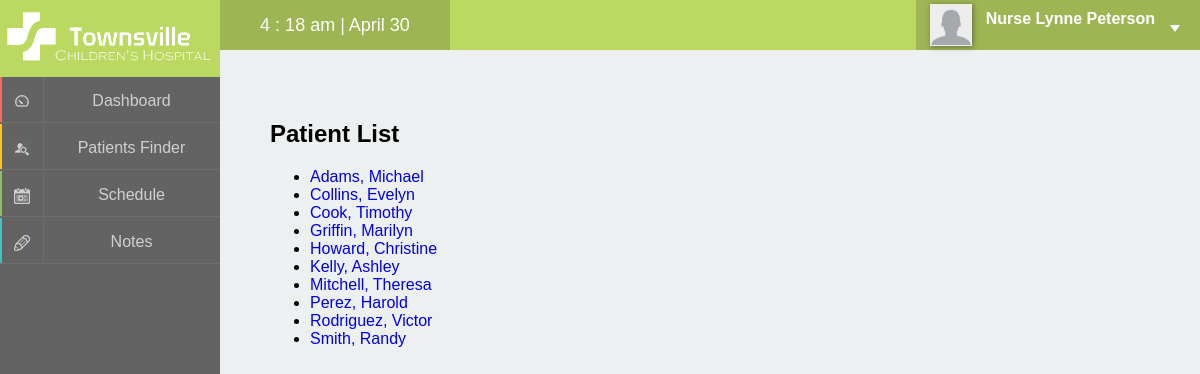
The page /pages/patients.php (signed in) on the database as committed earlier.
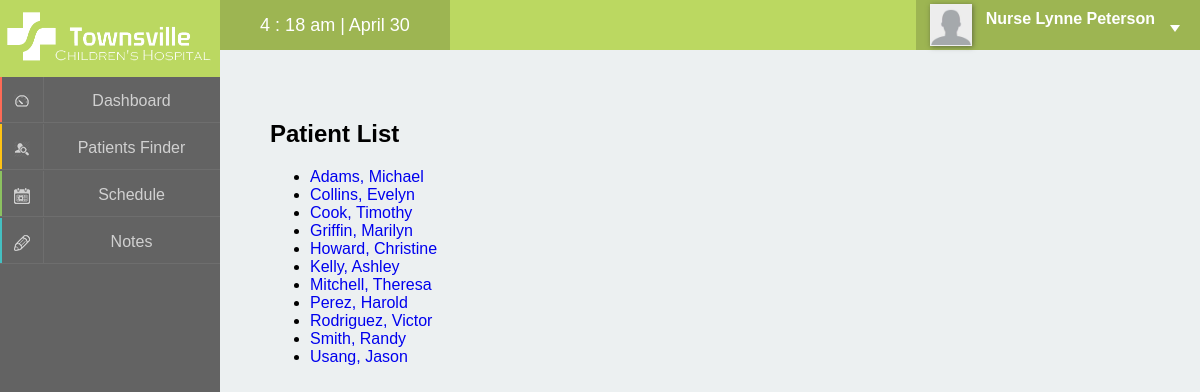
The same page on the database as committed later.
### tables this page shows
CREATE TABLE IF NOT EXISTS `patients` (
  `patientID` int(7) unsigned zerofill NOT NULL AUTO_INCREMENT,
  `firstName` varchar(40) NOT NULL,
  `lastName` varchar(40) NOT NULL,
  `DOB` date NOT NULL,
  `bloodType` enum('O+','O-','A+','A-','B+','B-','AB+','AB-') NOT NULL,
  `previousNotes` text,
  `guardianID` int(7) unsigned zerofill DEFAULT NULL,
  PRIMARY KEY (`patientID`),
  KEY `guardianID` (`guardianID`)
);

### pages/patients.php (the view, shortened to what this page needs)
<?php
	include '../inc/panel.php';
?>
<section>
	<div class="container">
		<div class="login">
			<h1>Patient List</h1>
			<p><ul>
			<?php
				$sql = "SELECT patientID, firstName, lastName
						FROM patients
						ORDER BY lastName ASC";
				$result = mysql_query($sql);
				while ($row = mysql_fetch_assoc($result)) {
					echo "<li><a href='patientview.php?patient={$row['patientID']}'>{$row['lastName']}, {$row['firstName']}</a></li>";
				}
			?>
			</ul></p>
		</div>
	</div>
</section>

### inc/panel.php (shortened to what this page needs)
<!DOCTYPE html PUBLIC "-//W3C//DTD XHTML 1.0 Transitional//EN" "http://www.w3.org/TR/xhtml1/DTD/xhtml1-transitional.dtd">
<html xmlns="http://www.w3.org/1999/xhtml" xml:lang="en" lang="en">
<head>
	<link type="text/css" rel="stylesheet" href="../css/panel.css" media="screen" />
	<link type="text/css" rel="stylesheet" href="../css/patientsfinder.css" media="screen" />
</head>
<body onload="load()">
<div class="header">
	<div class="logo">
		<img src="../images/logo_white.png" alt="logo" />
	</div>
	<div class="timer">
		<span id="clock"></span>
	</div>
	<div class="profile">
		<div class="pic">
			<?php echo $_SESSION['photo']; ?>
		</div>
		<div class="name">
			<?php
				$staffID = $_SESSION['user'];
				$sql = "SELECT staffID, title
						FROM staff
						WHERE staffID = '$staffID'";
				$result = mysql_query($sql);
				$row = mysql_fetch_assoc($result);
				echo "<span class='title'>";
				if ($row['title'] == 1) {
					echo "Dr. ";
				} else if ($row['title'] == 2) {
					echo "Nurse ";
				} else if ($row['title'] == 3) {
					echo "Med Tech. ";
				} else if ($row['title'] == 4) {
					echo "Rec. ";
				} else if ($row['title'] == 5) {
					echo "Admin ";
				}
				echo $_SESSION['name'] . " " . $_SESSION['lname'] . "</span> <br />";
			?>
		</div>
		<div class="triangle1"></div>
	</div>
</div>
<div class="panal">
 <a href="home.php" id="m1">
 <div class="layer effect">
 	<div class="mask"></div>
 	<div class="icon">
 		<img src="../images/i1s.png" alt="dashboardICON" />
 	</div>
 	<div class="lable">
 		<span>Dashboard</span>
 	</div>
 </div></a>
  <a href="patientsfinder.php" id="m2">
  <div class="layer effect">
 	<div class="mask"></div>
 	<div class="icon">
 		<img src="../images/i2s.png" alt="patientsICON" />
 	</div>
 	<div class="lable">
 		<span>Patients Finder</span>
 	</div>
 </div></a>
  <a href="#" id="m3">
   <div class="layer effect">
 	<div class="mask"></div>
 	<div class="icon">
 		<img src="../images/i3s.png" alt="scheduleICON" />
 	</div>
 	<div class="lable">
 		<span>Schedule</span>
 	</div>
 </div></a>
    <a href="#" id="m4">
    	<div class="layer effect" id="m4">
 			<div class="mask"></div>
 			<div class="icon">
 				<img src="../images/i4s.png" alt="noteICON" />
 			</div>
 			<div class="lable">
 				<span>Notes</span>
 			</div>
 		</div>
 	</a>
</div>
<div class="content">

### css/panel.css (style rules this page uses)
html, body { margin : 0; padding : 0; height: 100%; background-color: #636363; font-family: "proxima-nova-1","proxima-nova-2",arial,helvetica,sans-serif; }
a { text-decoration: none; }
.header { position: relative; width:100%; height: 50px; background-color: #bbd861; z-index: 10; }
.logo { width:220px; height: 50px; }
.logo img { position: relative; padding-top: 7px; height: 60px; z-index: 11; }
.timer { position: relative; left: 220px; top: -50px; height: 50px; background-color: #9db552; width: 230px; text-align: center; }
.timer span { position: relative; color: white; font-size: 18px; top: 15px; }
.profile { position: relative; right: 0; top: -100px; float: right; height: 50px; background-color: #9db552; cursor: pointer; }
.pic { position: relative; float:left; width: 50px; height: 50px; text-align: center; padding-top: 4px; padding-left: 10px; }
.pic img { width: 40px; height: 40px; border: 1px solid #eee; -webkit-box-shadow: 1px 1px 5px 0px rgba(50, 50, 50, 0.55); -moz-box-shadow: 1px 1px 5px 0px rgba(50, 50, 50, 0.55); box-shadow: 1px 1px 5px 0px rgba(50, 50, 50, 0.55); }
.name { position: relative; float: right; top: 10px; right: 45px; color: white; padding-left: 55px; }
.name .title { font-weight: bold; font-size: 16px; }
.triangle1 { position: absolute; top:25px; right: 20px; width: 0; height: 0; border-style: solid; border-width: 7px 5px 0 5px; border-color: #fff transparent transparent transparent; }
.panal { position: absolute; background-color: #636363; top: 0; left: 0; width: 220px; height: 100%; overflow: hidden; z-index: 5; }
.layer { position: relative; top: 45px; width: 220px; height: 47px; overflow: hidden; z-index: 6; }
#m1 .mask { background-color: #fd6a56; }
#m2 .mask { background-color: #ffc313; }
#m3 .mask { background-color: #8cc260; }
#m4 .mask { background-color: #44c0c2; }
.effect .mask { width: 2px; height: 46px; position: absolute; overflow: hidden; top: 0; left: 0; z-index: -1; -webkit-transition:width 0.2s; transition:width 0.2s; }
.layer .icon { width: 43px; height: 45px; border-bottom: 1px solid #6e6e6e; border-right: 1px solid #6e6e6e; text-align: center; background-color: transparent; }
.layer .icon img { padding-top: 17px; z-index: 1; opacity: 0.7; -webkit-transition:opacity 0.3s; transition:opacity 0.3s; }
.layer .lable { position: relative; top: -46px; left: 43px; width: 177px; height: 45px; border-bottom: 1px solid #6e6e6e; text-align: center; }
.layer .lable span { position: relative; color: white; top: 15px; opacity: 0.7; -webkit-transition:opacity 0.3s; transition:opacity 0.3s; }
.content { background-color: #ecf0f1; position: absolute; min-width: -moz-calc(100% - 280px); min-width: -webkit-calc(100% - 280px); min-width: calc(100% - 280px); min-height: -moz-calc(100% - 120px); min-height: -webkit-calc(100% - 120px); min-height: calc(100% - 120px);*/ top: 50px; left: 220px; padding: 50px 10px 20px 50px; z-index: 1; }

Rows that differ between the two databases and show on the page:
added patients: lastName "Usang", firstName "Jason"
